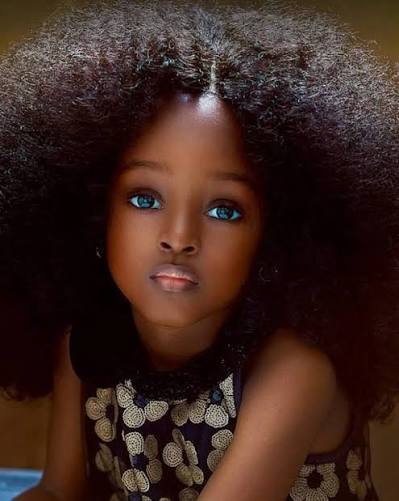
#> input picture images/baby.jpeg, 399 x 501 px
$ python prepare-portrait-rigs.py
#> lines starting #> are read from the running program, lines starting #| are printed output that depends on the picture
"""Prepare calibrated square portraits and feathered facial animation patches.

Usage: python3 scripts/prepare-portrait-rigs.py [source-image-directory]
The default source directory is the repository's images/ folder.
"""

import pathlib
import sys

from PIL import Image, ImageOps


# Source crop is (left, top, side) in source-image pixels. Facial coordinates
# below are measured after each crop is resized to 600 × 600.
SOURCES = {
    "baby": ("baby.jpeg", (0, 40, 399)),
    "ada": ("ada.jpeg", (0, 40, 452)),
    "chidi": ("julietibrahim-1575449123359.jpg", (0, 0, 1080)),
    "zainab": ("zainab.jpg", (724, 1500, 2200)),
    "tunde": ("tunde.jpg", (33, 60, 800)),
    "amara": ("chinedu.jpeg", (32, 0, 300)),
}

# Mouth rectangle and (center x, center y, radius x, radius y) for each eye.
RIGS = {
    "baby": ((216, 323, 110, 56), ((215, 242, 35, 22), (330, 246, 35, 22))),
    "ada": ((288, 386, 92, 58), ((284, 330, 31, 15), (376, 328, 29, 15))),
    "chidi": ((228, 296, 111, 58), ((210, 233, 34, 18), (317, 231, 34, 18))),
    "zainab": ((226, 300, 150, 62), ((252, 185, 35, 20), (353, 185, 35, 20))),
    "tunde": ((247, 340, 122, 58), ((263, 275, 34, 20), (371, 276, 34, 20))),
    "amara": ((281, 225, 98, 55), ((294, 170, 26, 16), (356, 170, 26, 16))),
}
MOUTH_LINES = {"baby": 350, "ada": 418, "chidi": 326, "zainab": 332, "tunde": 369, "amara": 253}


def feather(x, y, width, height):
    radius = ((2 * (x + .5) / width - 1) ** 2 +
              (2 * (y + .5) / height - 1) ** 2) ** .5
    return round(255 * max(0, min(1, (1 - radius) / .25)))


def prepare(name, source_dir, output_dir):
#> called with name = 'baby'
    filename, (left, top, side) = SOURCES[name]
    original = ImageOps.exif_transpose(Image.open(source_dir / filename)).convert("RGB")
#> original is the input picture: PIL image 399x501 RGB; mean R, G, B 62.2, 38.9, 32
    if left < 0 or top < 0 or left + side > original.width or top + side > original.height:
        raise ValueError(f"{filename} is too small for the configured portrait crop")
    source = original.crop((left, top, left + side, top + side)).resize(
        (600, 600), Image.Resampling.LANCZOS
    )
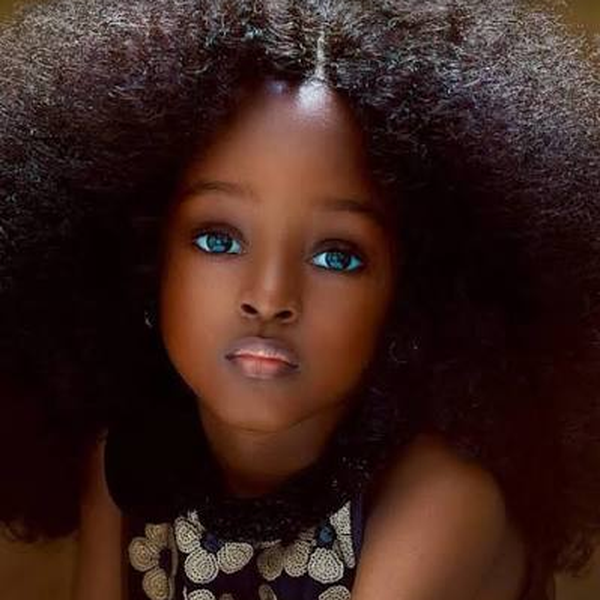
#> source: PIL image 600x600 RGB; mean R, G, B 58.3, 34.2, 28.7
    source.save(output_dir / f"{name}.jpg", quality=92, optimize=True)
    (left, top, width, height), eyes = RIGS[name]
    mouth = source.crop((left, top, left + width, top + height)).convert("RGBA")
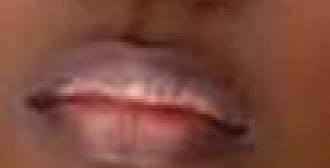
#> mouth: PIL image 110x56 RGBA (shown 3 times larger); mean R, G, B, A 124.7, 73.9, 60.2, 255
    mouth.putalpha(Image.new("L", mouth.size))
    for y in range(height):
        for x in range(width):
            mouth.putpixel((x, y), (*mouth.getpixel((x, y))[:3], feather(x, y, width, height)))
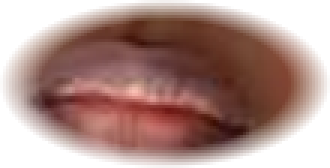
#> mouth: PIL image 110x56 RGBA (shown 3 times larger); mean R, G, B, A 124.7, 73.9, 60.2, 154.4; transparent parts drawn white
    mouth.save(output_dir / f"{name}-mouth.png")

    # Separate the person's original upper/lower lips around their calibrated
    # seam. Speech energy blends this opened pose with the resting photograph.
    opened = Image.new("RGBA", (width,height))
#> opened: PIL image 110x56 RGBA; every value is 0
    seam = MOUTH_LINES[name] - top
    for y in range(height):
        for x in range(width):
            taper = max(0,1-((x-width/2)/(width*.34))**2)**.65
            gap = 17*taper
            if seam-gap/2 <= y <= seam+gap/2 and gap > .5:
                depth = 1-abs(y-seam)/(gap/2)
                opened.putpixel((x,y),(round(63-18*depth),round(31-12*depth),round(35-10*depth),feather(x,y,width,height)))
                continue
            elif y < seam:
                sy = y*seam/max(1,seam-gap/2)
            else:
                sy = seam+(y-seam-gap/2)*(height-seam)/max(1,height-seam-gap/2)
            sy = max(0,min(height-1,sy))
            a,b = int(sy), min(height-1,int(sy)+1)
            fraction = sy-a
            above,below = mouth.getpixel((x,a)),mouth.getpixel((x,b))
            rgb = tuple(round(above[i]*(1-fraction)+below[i]*fraction) for i in range(3))
            opened.putpixel((x,y),(*rgb,feather(x,y,width,height)))
#> this loop made 56 passes
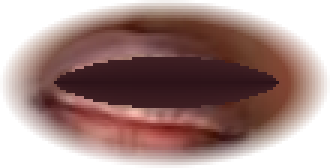
#> opened: PIL image 110x56 RGBA (shown 3 times larger); mean R, G, B, A 114.3, 66.7, 55.4, 154.4; transparent parts drawn white
    opened.save(output_dir / f"{name}-mouth-open.png")

    # Compress each actual eye into a narrow lash line. The adjacent eyelid
    # texture expands to cover the iris; an oval feather keeps the edges soft.
    closed = Image.new("RGBA", source.size)
#> closed: PIL image 600x600 RGBA; every value is 0
    for cx, cy, rx, ry in eyes:
        for y in range(cy - ry, cy + ry):
            for x in range(cx - rx, cx + rx):
                taper = max(0, 1 - ((x - cx) / rx) ** 2) ** .5
                upper = cy-ry*1.18*taper
                lower = cy+ry*1.1*taper
                closed_line = cy+ry*.32*taper
                top_edge, bottom_edge = cy-ry,cy+ry
                if y <= closed_line:
                    sy = top_edge+(y-top_edge)*(upper-top_edge)/max(1,closed_line-top_edge)
                else:
                    sy = lower+(y-closed_line)*(bottom_edge-lower)/max(1,bottom_edge-closed_line)
                sy = max(0, min(599, sy))
                y0, y1 = int(sy), min(599, int(sy) + 1)
                fraction = sy - y0
                a, b = source.getpixel((x, y0)), source.getpixel((x, y1))
                rgb = tuple(round(a[i] * (1 - fraction) + b[i] * fraction) for i in range(3))
                # The upper eyelid's lash line settles against the lower lid.
                lash = max(0,1-abs(y-closed_line)/1.4)*taper*.48
                rgb = tuple(round(channel*(1-lash)) for channel in rgb)
                alpha = feather(x - cx + rx, y - cy + ry, rx * 2, ry * 2)
                closed.putpixel((x, y), (*rgb, alpha))
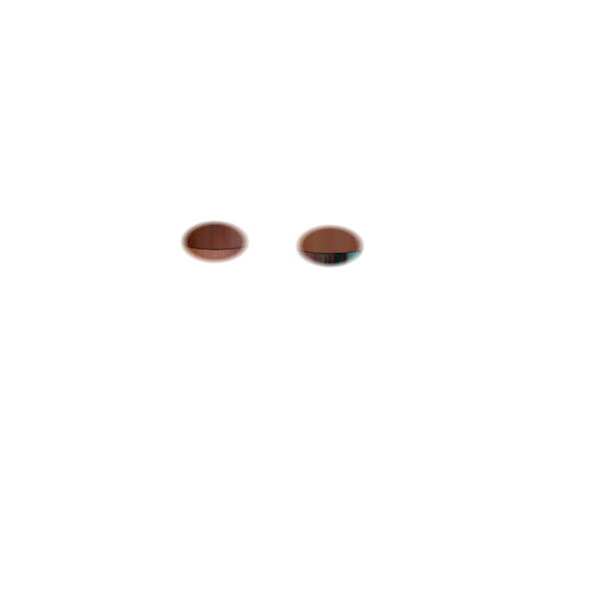
#> closed: PIL image 600x600 RGBA; mean R, G, B, A 1.8, 1.1, 0.8, 2.6; transparent parts drawn white
    closed.save(output_dir / f"{name}-blink.png")


if __name__ == "__main__":
    destination = pathlib.Path(__file__).resolve().parents[1] / "frontend/assets/images/portraits"
    destination.mkdir(parents=True, exist_ok=True)
    source_dir = pathlib.Path(sys.argv[1]) if len(sys.argv) > 1 else pathlib.Path(__file__).resolve().parents[1] / "images"
    for voice_id in RIGS:
        prepare(voice_id, source_dir, destination)
#> pass 2 of the loop `for voice_id in RIGS:`:
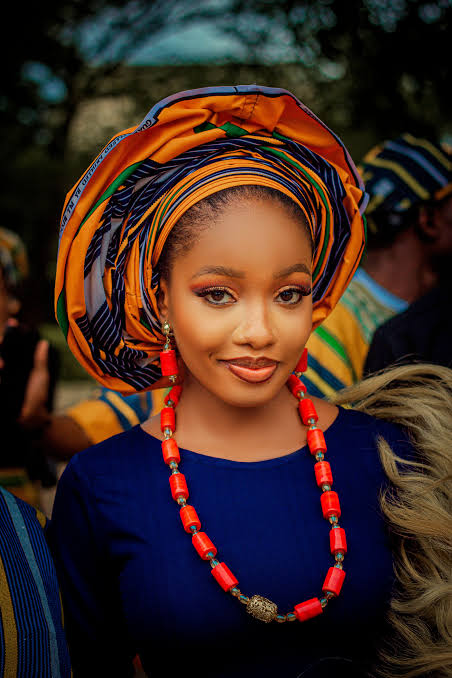
#> input picture images/ada.jpeg, 452 x 678 px
#> in prepare, original is the input picture: PIL image 452x678 RGB; mean R, G, B 62.5, 41.2, 35.1
#> in prepare (call 2), `source = original.crop((left, top, left + side, top + side)).resize( (..`:
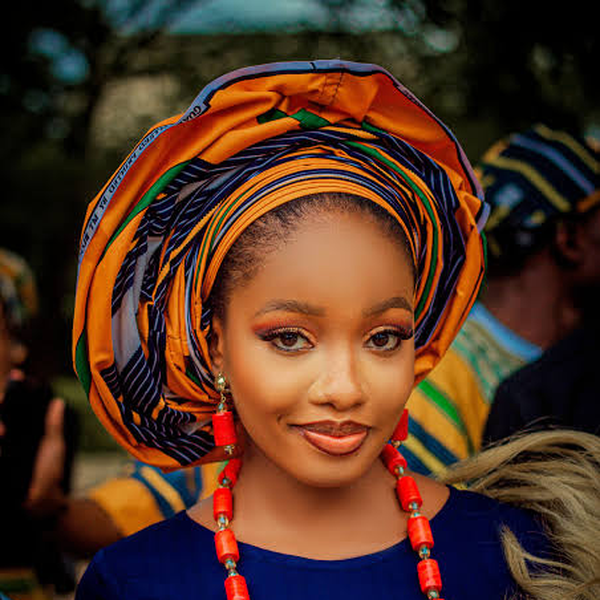
#> source: PIL image 600x600 RGB; mean R, G, B 82.2, 51.6, 35
#> after the loop in prepare (call 2), `for cx, cy, rx, ry in eyes:`:
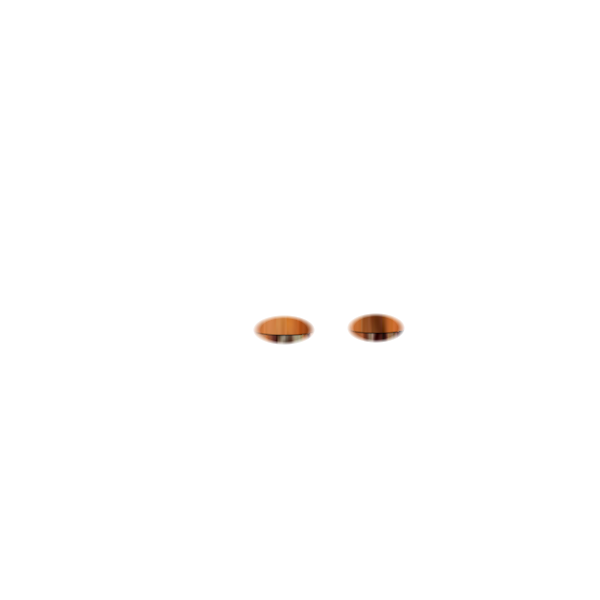
#> closed: PIL image 600x600 RGBA; mean R, G, B, A 1.6, 0.9, 0.5, 1.5; transparent parts drawn white
#> pass 3 of the loop `for voice_id in RIGS:`:
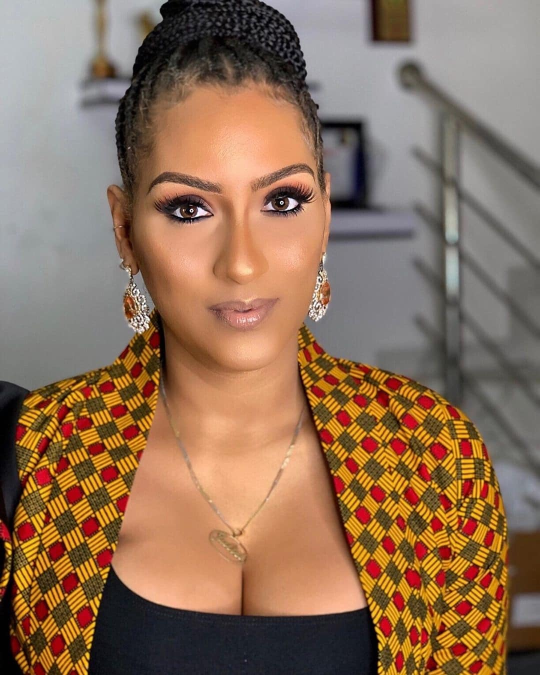
#> input picture images/julietibrahim-1575449123359.jpg, 1080 x 1350 px (shown at 1/2 size)
#> in prepare, original is the input picture: PIL image 1080x1350 RGB; mean R, G, B 143.5, 112.5, 89.3
#> in prepare (call 3), `source = original.crop((left, top, left + side, top + side)).resize( (..`:
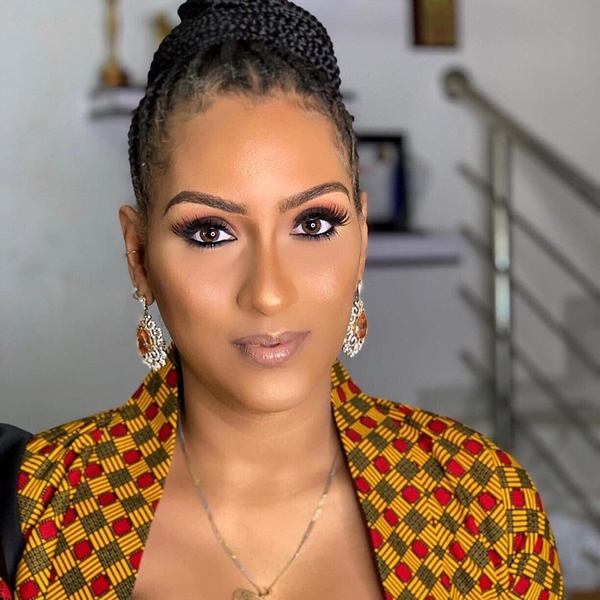
#> source: PIL image 600x600 RGB; mean R, G, B 148.4, 120.3, 99.9
#> after the loop in prepare (call 3), `for cx, cy, rx, ry in eyes:`:
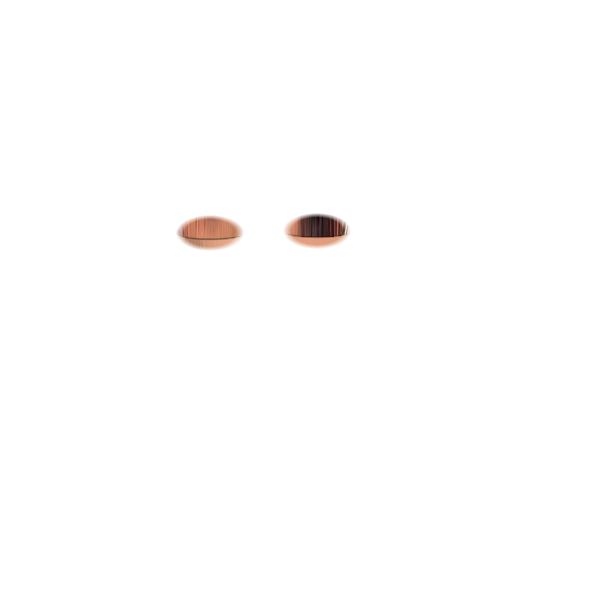
#> closed: PIL image 600x600 RGBA; mean R, G, B, A 2.4, 1.6, 1.3, 2.1; transparent parts drawn white
#> the loop made 6 passes; the first 3 are shown
